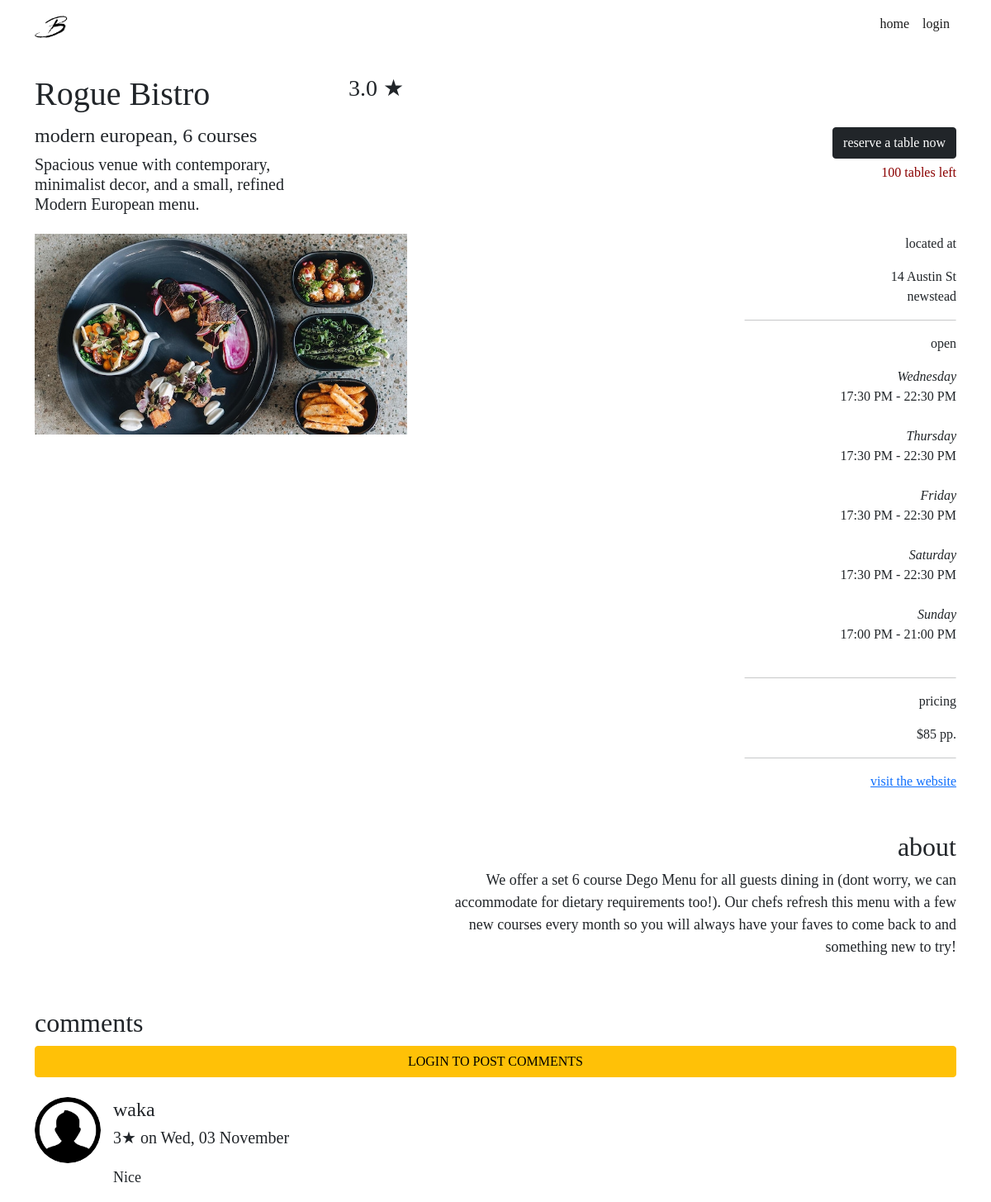
/restaurants/5, run on an earlier commit of the app's database.
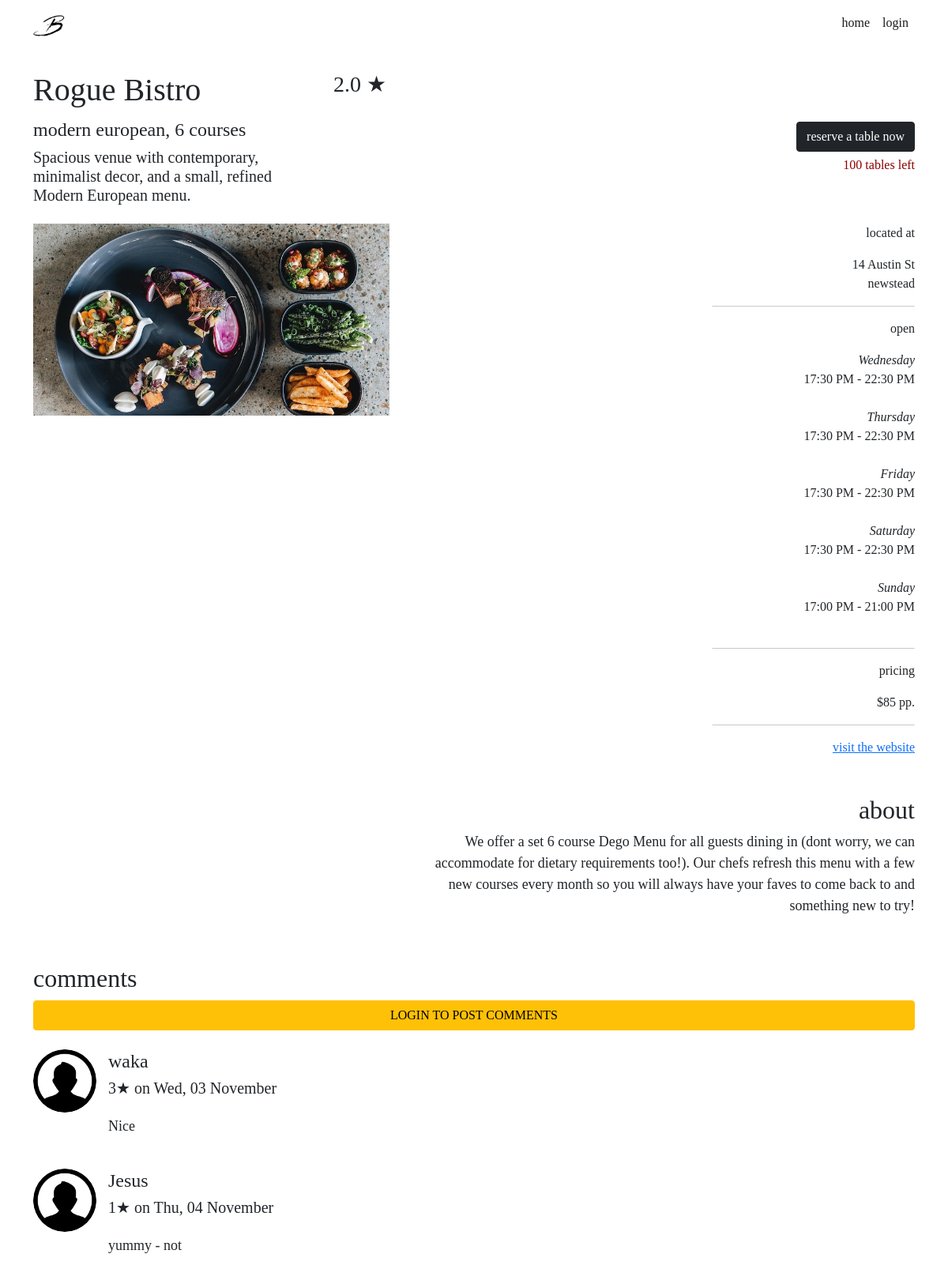
And on a later commit of the database.
### website/models.py (models this page shows, shortened)
class Restaurant(db.Model):
    __tablename__ = 'restaurants'
    __table_args__ = {'extend_existing': True}
    restaurant_id = db.Column(db.Integer, primary_key=True)
    name = db.Column(db.String(100), nullable=False)
    street = db.Column(db.String(150), nullable=False)
    suburb = db.Column(db.String(50), nullable=False)
    max_reservations = db.Column(db.Integer)
    caption = db.Column(db.String(200), nullable=False)
    description = db.Column(db.String(400), nullable=False)
    price = db.Column(db.Integer)
    cuisine_type = db.Column(db.String(30), nullable=False)
    num_courses = db.Column(db.Integer, nullable=False)
    website = db.Column(db.String(400))
    image = db.Column(db.String(400), nullable=False)
    comments = db.relationship('Comment', backref='restaurant')
    statuses = db.relationship('RestaurantStatus', backref='restaurant')
    opening_hours = db.relationship('RestaurantOpeningHours', backref='restaurant')
    reservations = db.relationship('Reservation', backref='restaurant')
    user_id = db.Column(db.Integer, db.ForeignKey('users.id'))

class RestaurantOpeningHours(db.Model):
    __tablename__ = 'restaurantopeninghours'
    __table_args__ = {'extend_existing': True}
    restaurant_opening_hours_id = db.Column(db.Integer, primary_key=True)
    day_of_the_week = db.Column(db.String, nullable=False)
    start_time = db.Column(db.Time, nullable=False)
    end_time = db.Column(db.Time, nullable=False)
    restaurant_id = db.Column(db.Integer, db.ForeignKey('restaurants.restaurant_id'))

class Comment(db.Model):
    __tablename__ = 'comments'
    comment_id = db.Column(db.Integer, primary_key=True)
    text = db.Column(db.String(400))
    post_date = db.Column(db.DateTime, default=datetime.now())
    user_rating = db.Column(db.Integer, nullable=False)
    user_id = db.Column(db.Integer, db.ForeignKey('users.id'))
    restaurant_id = db.Column(db.Integer, db.ForeignKey('restaurants.restaurant_id'))

class User(db.Model, UserMixin):
    __tablename__ = 'users'  # good practice to specify table name
    __table_args__ = {'extend_existing': True}
    id = db.Column(db.Integer, primary_key=True)
    name = db.Column(db.String(100), index=True, unique=True, nullable=False)
    password_hash = db.Column(db.String(255), nullable=False)
    email = db.Column(db.String(100), index=True, nullable=False)
    phone_number = db.Column(db.String(10), nullable=True)
    image = db.Column(db.String(400), nullable=False, default="/static/image/account.png")
    comments = db.relationship('Comment', backref='user')
    reservations = db.relationship('Reservation', backref='user')
    restaurants = db.relationship('Restaurant', backref='user')

### website/views.py (the view)
@restaurant_bp.route('/<id>')
def restaurant(id):
    comment_form = CommentForm()
    reservation_form = ReservationForm()
    restaurant = Restaurant.query.filter_by(restaurant_id = id).first()
    space = restaurant_space(restaurant, date.today())
    return render_template("restaurant.html", restaurant=restaurant, comment_form=comment_form, reservation_form=reservation_form, space=space, open_today = check_open_today(restaurant, date.today()))

### website/views.py (called while the page is built)
def restaurant_space(restaurant, space_on_date):
    current_booking_quantity = 0
    for reservation in restaurant.reservations:
        if (reservation.reservation_time.date() == space_on_date):
            current_booking_quantity += reservation.quantity
    return restaurant.max_reservations - current_booking_quantity

def check_open_today(restaurant, time_to_check):
    for day_tuple in restaurant.opening_hours:
        if (day_tuple.day_of_the_week.lower() == time_to_check.strftime("%A").lower()):
            return True
    return False

### website/templates/restaurant.html (shortened to what this page needs)
{% extends 'base.html' %}
{% block content %}
<div class="container">
    <div class="row mt-4 mb-1">
        <div class="col-lg-4 col-sm-4">
            <h1>{{ restaurant.name }}</h1>
        </div>
        <div class="col-lg-8 col-sm-8 rating">
            {% set average = [] %}
            <h3> {% if average|count > 0 %}
                {{ average | sum / average | count}}
                {% else %}
                new
                {% endif %}&#9733;</h3>
        </div>
    </div>
    <div class="row">
        <div class="col-lg-4 col-sm-6">
            <h4>{{ restaurant.cuisine_type}}, {{restaurant.num_courses}} courses</h4>
            <h5>{{ restaurant.caption }}</h5>
        </div>
        <div class="col-lg-8 col-sm-6 btn-align mt-1">
            {% import 'reservation.html' as reservation %}
            {{reservation.reservation_creation(restaurant, reservation_form)}}
            <p class="seat-alert">
                {% if (restaurant.statuses[-1].status == "upcoming") and open_today %}
                {{ space }} tables left
                {% else %}
                {% if restaurant.statuses[-1].status == "booked" %}
                booked out
                {% else %}
                {{ restaurant.statuses[-1].status }}
                {% endif %}
                {% endif %}
            </p>
        </div>
    </div>
    <div class="row mt-3 mb-3">
        <div class="col-lg-5 col-sm-6">
            <img src="{{ restaurant.image }}" class="img-fluid">
        </div>
        <div class="col-lg-7 col-sm-6 info-align mt-3 mt-xl-0">
            <p class="info-heading">
                located at
            </p>
            <p>
                {{ restaurant.street }}<br> {{ restaurant.suburb }}
            </p>
            <hr class="info-line">
            <p class="info-heading">
                {% if open_today and
                (restaurant.statuses[-1].status == "upcoming" or restaurant.statuses[-1].status == "booked") %}
                open
                {% else %}
                closed
                {% endif %}
            </p>
            <p>
                {% for open_time in restaurant.opening_hours%}
                <i>{{ open_time.day_of_the_week }}</i>
                <br>{{open_time.start_time.strftime("%H:%M %p")}} - {{open_time.end_time.strftime("%H:%M %p")}}
                <br><br>
                {% endfor %}
            </p>
            <hr class="info-line">
            <p class="info-heading">
                pricing
            </p>
            <p>
                ${{ restaurant.price }} pp.
            </p>
            <hr class="info-line">
            <a href="{{ restaurant.website}}">visit the website</a>
            <br><br><br>
            <h2 align="right">about</h2>
            <p class="about">
                {{ restaurant.description }}<br><br>
            </p>
        </div>
    </div>
</div>
<div class="container">
    <div class="row mt-1">
        <div class="col-lg-2">
            <h2>comments</h2>
        </div>
    </div>
    {% if current_user.is_authenticated %}
    <form method="post" action="{{url_for('restaurants.restaurant', id=restaurant.restaurant_id)}}/comment">
        {{ comment_form.csrf_token }}
        <div class="row mt-3 mb-2">
            <div class="col-10">
                {{comment_form.text.label (class="form-label") }}
                {{comment_form.text (class="form-control")}}
            </div>
        </div>
        <div class="col-6 col-sm-3">
            {{comment_form.user_rating.label (class="form-label") }}
            {{comment_form.user_rating (class="form-control")}}
        </div>
        <div class="col-6 col-sm-3">
            {{ comment_form.submit (class="btn btn-outline-dark my-2") }}
        </div>
    </form>
    {% else %}
    <div class="d-grid gap-2">
        <a class="btn btn-warning bg-warning" type="button" href="{{ url_for('auth.login') }}">LOGIN TO POST
            COMMENTS</a>
    </div>
    {% endif %}
    {% for comment in restaurant.comments %}
    <div class="row mt-4">
        <div class="col-lg-1 col-sm-2">
            <img src="{{ comment.user.image }}" class="avatar">
        </div>
        <div class="col-xl-11 col-lg-12 col-sm-10 mt-2 mt-xl-0 ">
            <h4 class="comment-author"> {{ comment.user.name }} </h4>
            <h5>{{ comment.user_rating }}&#9733; on {{ comment.post_date.strftime("%a, %d %B") }} </h5>
        </div>
    </div>
    <div class="row mt-1">
        <div class="col-lg-1 col-sm-2">
        </div>
        <div class="col-xl-11 col-lg-12 col-sm-10">
            <p class="comment">
                {{ comment.text }}
            </p>
        </div>
    </div>
    {% endfor %}
</div>
{% endblock %}

### website/templates/base.html (shortened to what this page needs)
<!DOCTYPE html>
<html lang="en">
<head>
    <link href="https://cdn.jsdelivr.net/npm/bootstrap@5.0.0-beta3/dist/css/bootstrap.min.css" rel="stylesheet"
>
    <link rel="stylesheet" href="../static/css/stylesheet.css">
</head>
<main>
    <body>
        <header>
            <nav class="navbar navbar-expand-sm navbar-light">
                <div class="container">
                    <a class="navbar-brand" href="{{url_for('main.index')}}">
                        <img src=" ../static/image/logo.png" width="40" height="40">
                    </a>
                    <div class="collapse navbar-collapse" id="navbarNavDropdown">
                        <div class="navbar-nav ms-auto mb-2">
                            <a class="nav-link active" href="{{url_for('main.index')}}">home</a>
                            {% if current_user.is_authenticated %}
                            <a class="nav-link active" href="{{url_for('users.users_restaurants')}}">welcome
                                {{current_user.name}}</a>
                            <a class="nav-link active" href="{{url_for('main.bookings')}}">view booking history</a>
                            <a class="nav-item nav-link" href="{{ url_for('auth.logout') }}">log out</a>
                            {% else %}
                            <a class="nav-link active" href="{{url_for('auth.login')}}">login</a>
                            {% endif %}
                        </div>
                    </div>
                </div>
            </nav>
        </header>
        {% import "bootstrap/wtf.html" as wtf %}
        {% block content %}
        {% endblock %}
    </body>
</main>
</html>

### website/templates/reservation.html (shortened to what this page needs)
{% macro reservation_creation(restaurant, reservation_form) -%}
<button type="button" class="btn btn-dark modalBtn" data-bs-toggle="modal" data-bs-target="#bookingModal">
    reserve a table now
</button>
{%- endmacro %}

### website/static/css/stylesheet.css (style rules this page uses)
body { font-family: Didot, Palatino, Perpetua, serif; }
.avatar { width: 80px; height: 80px; border-radius: 50%; object-fit: cover; }
.btn-align { text-align: right }
.comment-author { margin-top: 1px; font-weight: 400; }
.info-align { text-align: right; }
.info-line { width: 40%; transform: translateX(150%); }
.modalBtn { position: relative; }
p.info-heading { font-weight: 500; }
p.about { text-align: right; margin-left: auto; font-size: 18px; }
p.comment { font-size: 18px; }
p.seat-alert { color: darkred; margin-top: 5px; }
.rating { text-align: left; }

What changed in the data, as far as the page shows it:
added Comment: user.image (picture), user.name "Jesus", user_rating "1", post_date "Thu, 04 November", text "yummy - not"
Also different on the page:
{{ average | sum / average | count }}: "3.0" → "2.0"
